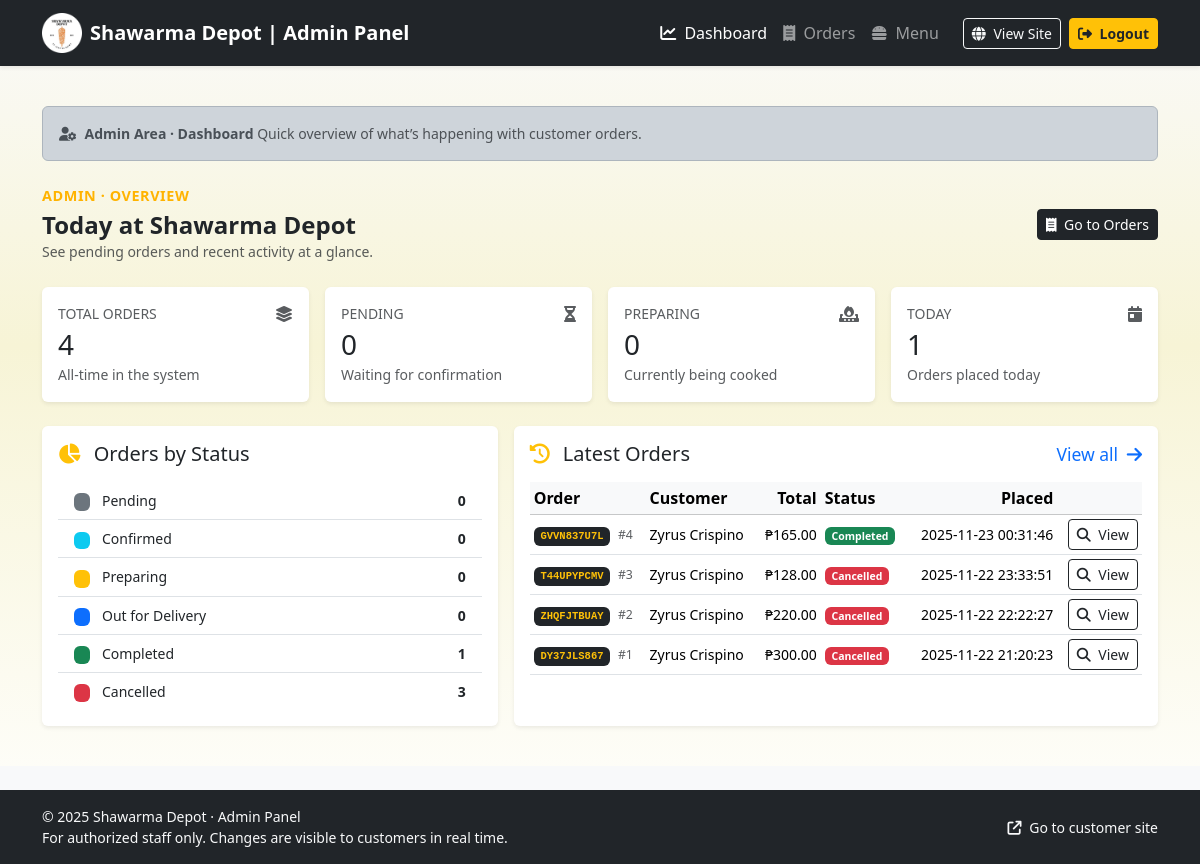
The app's page /admin/dashboard.php (signed in) with its own data.
### tables this page shows
CREATE TABLE `orders` (
  `id` int NOT NULL,
  `order_code` varchar(32) NOT NULL,
  `customer_name` varchar(100) NOT NULL,
  `customer_phone` varchar(20) NOT NULL,
  `customer_messenger` varchar(150) DEFAULT NULL,
  `customer_email` varchar(150) DEFAULT NULL,
  `fulfillment_mode` enum('delivery','pickup') NOT NULL,
  `delivery_subdivision` varchar(100) DEFAULT NULL,
  `delivery_address` text,
  `delivery_landmark` varchar(255) DEFAULT NULL,
  `payment_method` varchar(30) DEFAULT NULL,
  `order_notes` text,
  `subtotal` decimal(10,2) NOT NULL,
  `delivery_fee` decimal(10,2) NOT NULL,
  `total_amount` decimal(10,2) NOT NULL,
  `cart_json` json DEFAULT NULL,
  `status` enum('pending','confirmed','preparing','out_for_delivery','completed','cancelled') DEFAULT 'pending',
  `cancel_requested` tinyint(1) NOT NULL DEFAULT '0',
  `cancel_reason` varchar(255) DEFAULT NULL,
  `cancel_requested_at` datetime DEFAULT NULL,
  `created_at` datetime DEFAULT CURRENT_TIMESTAMP
);

### admin/dashboard.php (the view, shortened to what the rows shown need)
<?php
$host = "localhost";
$user = "root";
$pass = "Pokemon2003";
$db   = "shawarma_depot";
$mysqli = new mysqli($host, $user, $pass, $db);
$STATUS_LABELS = [
    'pending'          => 'Pending',
    'confirmed'        => 'Confirmed',
    'preparing'        => 'Preparing',
    'out_for_delivery' => 'Out for Delivery',
    'completed'        => 'Completed',
    'cancelled'        => 'Cancelled',
];
$STATUS_BADGE_CLASS = [
    'pending'          => 'bg-secondary',
    'confirmed'        => 'bg-info text-dark',
    'preparing'        => 'bg-warning text-dark',
    'out_for_delivery' => 'bg-primary',
    'completed'        => 'bg-success',
    'cancelled'        => 'bg-danger',
];
$latest_orders = [];
$stmt = $mysqli->prepare("
    SELECT id, order_code, customer_name, total_amount, status, created_at
    FROM orders
    ORDER BY created_at DESC
    LIMIT 5
");
if ($stmt && $stmt->execute()) {
    $result = $stmt->get_result();
    while ($row = $result->fetch_assoc()) {
        $latest_orders[] = $row;
    }
}
?>
<!doctype html>
<html lang="en">
<head>
    <link href="https://cdn.jsdelivr.net/npm/bootstrap@5.3.8/dist/css/bootstrap.min.css"
          rel="stylesheet"
>
    <link rel="stylesheet"
          href="https://cdnjs.cloudflare.com/ajax/libs/font-awesome/6.5.2/css/all.min.css">
    <link rel="stylesheet" href="../css/style.css">
</head>
<body class="bg-light d-flex flex-column min-vh-100">
<main class="py-4 flex-grow-1">
    <section class="py-3">
        <div class="container">
            <div class="d-flex flex-wrap justify-content-between align-items-center mb-3">
                <div class="mb-2">
                    <h1 class="section-heading h4 mb-0">
                        Today at Shawarma Depot
                    </h1>
                </div>
            </div>
            <div class="row g-3">
                <div class="col-lg-7">
                    <div class="card shadow-sm border-0 h-100">
                        <div class="card-body">
                            <?php if (empty($latest_orders)): ?>
                                <p class="text-muted small mb-0">
                                    No orders yet. Once orders come in, the latest five will show here.
                                </p>
                            <?php else: ?>
                                <div class="table-responsive">
                                    <table class="table table-sm align-middle mb-0">
                                        <thead class="table-light">
                                            <tr>
                                                <th>Order</th>
                                                <th>Customer</th>
                                                <th class="text-end">Total</th>
                                                <th>Status</th>
                                                <th class="text-end">Placed</th>
                                                <th></th>
                                            </tr>
                                        </thead>
                                        <tbody>
                                        <?php foreach ($latest_orders as $o): ?>
                                            <?php
                                                $st      = $o['status'] ?? 'pending';
                                                $stLabel = $STATUS_LABELS[$st] ?? ucfirst($st);
                                                $stClass = $STATUS_BADGE_CLASS[$st] ?? 'bg-secondary';
                                            ?>
                                            <tr>
                                                <td class="small">
                                                    <span class="badge bg-dark text-warning me-1">
                                                        <span class="font-monospace">
                                                            <?php echo htmlspecialchars($o['order_code']); ?>
                                                        </span>
                                                    </span>
                                                    <span class="text-muted small">
                                                        #<?php echo (int)$o['id']; ?>
                                                    </span>
                                                </td>
                                                <td class="small">
                                                    <?php echo htmlspecialchars($o['customer_name']); ?>
                                                </td>
                                                <td class="small text-end">
                                                    ₱<?php echo number_format((float)$o['total_amount'], 2); ?>
                                                </td>
                                                <td class="small">
                                                    <span class="badge <?php echo $stClass; ?>">
                                                        <?php echo htmlspecialchars($stLabel); ?>
                                                    </span>
                                                </td>
                                                <td class="small text-end">
                                                    <?php echo htmlspecialchars($o['created_at']); ?>
                                                </td>
                                                <td class="text-end">
                                                    <a href="order-details.php?id=<?php echo (int)$o['id']; ?>"
                                                       class="btn btn-sm btn-outline-dark">
                                                        <i class="fa-solid fa-magnifying-glass me-1"></i>
                                                        View
                                                    </a>
                                                </td>
                                            </tr>
                                        <?php endforeach; ?>
                                        </tbody>
                                    </table>
                                </div>
                            <?php endif; ?>
                        </div>
                    </div>
                </div>
            </div>
        </div>
    </section>
</main>
</body>
</html>

### records on screen
orders: order_code "GVVN837U7L", id "4", customer_name "Zyrus Crispino", total_amount "165.00", status "Completed", created_at "2025-11-23 00:31:46"
orders: order_code "T44UPYPCMV", id "3", customer_name "Zyrus Crispino", total_amount "128.00", status "Cancelled", created_at "2025-11-22 23:33:51"
orders: order_code "ZHQFJTBUAY", id "2", customer_name "Zyrus Crispino", total_amount "220.00", status "Cancelled", created_at "2025-11-22 22:22:27"
orders: order_code "DY37JLS867", id "1", customer_name "Zyrus Crispino", total_amount "300.00", status "Cancelled", created_at "2025-11-22 21:20:23"

### other values on screen
$total_orders "4"
$status_counts['pending'] "0"
$status_counts['preparing'] "0"
$today_orders "1"
$label "Pending"
$count "0"
$label "Confirmed"
$label "Preparing"
$label "Out for Delivery"
$label "Completed"
$count "1"
$label "Cancelled"
$count "3"
